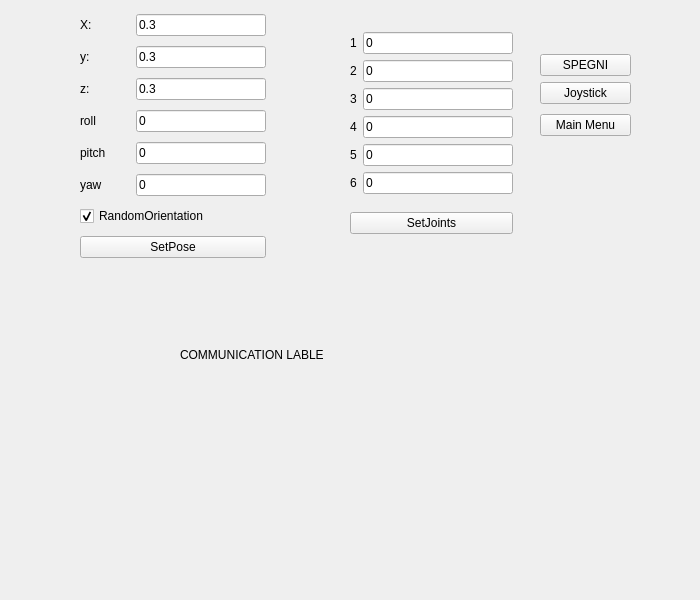
<?xml version="1.0" encoding="UTF-8"?>
<ui version="4.0">
 <class>Form</class>
 <widget class="QWidget" name="Form">
  <property name="geometry">
   <rect>
    <x>0</x>
    <y>0</y>
    <width>700</width>
    <height>600</height>
   </rect>
  </property>
  <property name="minimumSize">
   <size>
    <width>30</width>
    <height>0</height>
   </size>
  </property>
  <property name="windowTitle">
   <string>Manual_pose</string>
  </property>
  <widget class="QLabel" name="l_comunicazione">
   <property name="geometry">
    <rect>
     <x>180</x>
     <y>340</y>
     <width>241</width>
     <height>30</height>
    </rect>
   </property>
   <property name="maximumSize">
    <size>
     <width>16777215</width>
     <height>30</height>
    </size>
   </property>
   <property name="text">
    <string>COMMUNICATION LABLE</string>
   </property>
  </widget>
  <widget class="QWidget" name="layoutWidget">
   <property name="geometry">
    <rect>
     <x>80</x>
     <y>10</y>
     <width>186</width>
     <height>254</height>
    </rect>
   </property>
   <layout class="QVBoxLayout" name="verticalLayout">
    <item>
     <layout class="QHBoxLayout" name="horizontalLayout_7">
      <item>
       <widget class="QLabel" name="l_comunicazione_2">
        <property name="minimumSize">
         <size>
          <width>50</width>
          <height>0</height>
         </size>
        </property>
        <property name="maximumSize">
         <size>
          <width>16777215</width>
          <height>30</height>
         </size>
        </property>
        <property name="text">
         <string>X:</string>
        </property>
       </widget>
      </item>
      <item>
       <widget class="QLineEdit" name="mpX">
        <property name="text">
         <string>0.3</string>
        </property>
       </widget>
      </item>
     </layout>
    </item>
    <item>
     <layout class="QHBoxLayout" name="horizontalLayout_8">
      <item>
       <widget class="QLabel" name="l_comunicazione_3">
        <property name="minimumSize">
         <size>
          <width>50</width>
          <height>0</height>
         </size>
        </property>
        <property name="maximumSize">
         <size>
          <width>16777215</width>
          <height>30</height>
         </size>
        </property>
        <property name="text">
         <string>y:</string>
        </property>
       </widget>
      </item>
      <item>
       <widget class="QLineEdit" name="mpY">
        <property name="text">
         <string>0.3</string>
        </property>
       </widget>
      </item>
     </layout>
    </item>
    <item>
     <layout class="QHBoxLayout" name="horizontalLayout_9">
      <item>
       <widget class="QLabel" name="l_comunicazione_4">
        <property name="minimumSize">
         <size>
          <width>50</width>
          <height>0</height>
         </size>
        </property>
        <property name="maximumSize">
         <size>
          <width>16777215</width>
          <height>30</height>
         </size>
        </property>
        <property name="text">
         <string>z:</string>
        </property>
       </widget>
      </item>
      <item>
       <widget class="QLineEdit" name="mpZ">
        <property name="text">
         <string>0.3</string>
        </property>
       </widget>
      </item>
     </layout>
    </item>
    <item>
     <layout class="QHBoxLayout" name="horizontalLayout_10">
      <item>
       <widget class="QLabel" name="l_comunicazione_5">
        <property name="minimumSize">
         <size>
          <width>50</width>
          <height>0</height>
         </size>
        </property>
        <property name="maximumSize">
         <size>
          <width>16777215</width>
          <height>30</height>
         </size>
        </property>
        <property name="text">
         <string>roll</string>
        </property>
       </widget>
      </item>
      <item>
       <widget class="QLineEdit" name="mpRoll">
        <property name="text">
         <string>0</string>
        </property>
       </widget>
      </item>
     </layout>
    </item>
    <item>
     <layout class="QHBoxLayout" name="horizontalLayout_11">
      <item>
       <widget class="QLabel" name="l_comunicazione_7">
        <property name="minimumSize">
         <size>
          <width>50</width>
          <height>0</height>
         </size>
        </property>
        <property name="maximumSize">
         <size>
          <width>16777215</width>
          <height>30</height>
         </size>
        </property>
        <property name="text">
         <string>pitch</string>
        </property>
       </widget>
      </item>
      <item>
       <widget class="QLineEdit" name="mpPitch">
        <property name="text">
         <string>0</string>
        </property>
       </widget>
      </item>
     </layout>
    </item>
    <item>
     <layout class="QHBoxLayout" name="horizontalLayout_12">
      <item>
       <widget class="QLabel" name="l_comunicazione_6">
        <property name="minimumSize">
         <size>
          <width>50</width>
          <height>0</height>
         </size>
        </property>
        <property name="maximumSize">
         <size>
          <width>16777215</width>
          <height>30</height>
         </size>
        </property>
        <property name="text">
         <string>yaw</string>
        </property>
       </widget>
      </item>
      <item>
       <widget class="QLineEdit" name="mpYaw">
        <property name="text">
         <string>0</string>
        </property>
       </widget>
      </item>
     </layout>
    </item>
    <item>
     <widget class="QCheckBox" name="checkRandomOrientation">
      <property name="enabled">
       <bool>true</bool>
      </property>
      <property name="text">
       <string>RandomOrientation</string>
      </property>
      <property name="checked">
       <bool>true</bool>
      </property>
      <property name="tristate">
       <bool>false</bool>
      </property>
     </widget>
    </item>
    <item>
     <widget class="QPushButton" name="pb_esegui">
      <property name="text">
       <string>SetPose</string>
      </property>
     </widget>
    </item>
   </layout>
  </widget>
  <widget class="QWidget" name="layoutWidget">
   <property name="geometry">
    <rect>
     <x>350</x>
     <y>20</y>
     <width>163</width>
     <height>227</height>
    </rect>
   </property>
   <layout class="QVBoxLayout" name="verticalLayout_5">
    <item>
     <layout class="QVBoxLayout" name="verticalLayout_4">
      <item>
       <layout class="QHBoxLayout" name="horizontalLayout">
        <item>
         <widget class="QLabel" name="l_comunicazione_8">
          <property name="maximumSize">
           <size>
            <width>16777215</width>
            <height>30</height>
           </size>
          </property>
          <property name="text">
           <string>1</string>
          </property>
         </widget>
        </item>
        <item>
         <widget class="QLineEdit" name="mpJ_1">
          <property name="text">
           <string>0</string>
          </property>
         </widget>
        </item>
       </layout>
      </item>
      <item>
       <layout class="QHBoxLayout" name="horizontalLayout_2">
        <item>
         <widget class="QLabel" name="l_comunicazione_9">
          <property name="maximumSize">
           <size>
            <width>16777215</width>
            <height>30</height>
           </size>
          </property>
          <property name="text">
           <string>2</string>
          </property>
         </widget>
        </item>
        <item>
         <widget class="QLineEdit" name="mpJ_2">
          <property name="text">
           <string>0</string>
          </property>
         </widget>
        </item>
       </layout>
      </item>
      <item>
       <layout class="QHBoxLayout" name="horizontalLayout_3">
        <item>
         <widget class="QLabel" name="l_comunicazione_10">
          <property name="maximumSize">
           <size>
            <width>16777215</width>
            <height>30</height>
           </size>
          </property>
          <property name="text">
           <string>3</string>
          </property>
         </widget>
        </item>
        <item>
         <widget class="QLineEdit" name="mpJ_3">
          <property name="text">
           <string>0</string>
          </property>
         </widget>
        </item>
       </layout>
      </item>
      <item>
       <layout class="QHBoxLayout" name="horizontalLayout_4">
        <item>
         <widget class="QLabel" name="l_comunicazione_11">
          <property name="maximumSize">
           <size>
            <width>16777215</width>
            <height>30</height>
           </size>
          </property>
          <property name="text">
           <string>4</string>
          </property>
         </widget>
        </item>
        <item>
         <widget class="QLineEdit" name="mpJ_4">
          <property name="text">
           <string>0</string>
          </property>
         </widget>
        </item>
       </layout>
      </item>
      <item>
       <layout class="QHBoxLayout" name="horizontalLayout_5">
        <item>
         <widget class="QLabel" name="l_comunicazione_12">
          <property name="maximumSize">
           <size>
            <width>16777215</width>
            <height>30</height>
           </size>
          </property>
          <property name="text">
           <string>5</string>
          </property>
         </widget>
        </item>
        <item>
         <widget class="QLineEdit" name="mpJ_5">
          <property name="text">
           <string>0</string>
          </property>
         </widget>
        </item>
       </layout>
      </item>
      <item>
       <layout class="QHBoxLayout" name="horizontalLayout_6">
        <item>
         <widget class="QLabel" name="l_comunicazione_13">
          <property name="maximumSize">
           <size>
            <width>16777215</width>
            <height>30</height>
           </size>
          </property>
          <property name="text">
           <string>6</string>
          </property>
         </widget>
        </item>
        <item>
         <widget class="QLineEdit" name="mpJ_6">
          <property name="text">
           <string>0</string>
          </property>
         </widget>
        </item>
       </layout>
      </item>
     </layout>
    </item>
    <item>
     <widget class="QPushButton" name="pb_setJoints">
      <property name="text">
       <string>SetJoints</string>
      </property>
     </widget>
    </item>
   </layout>
  </widget>
  <widget class="QWidget" name="layoutWidget">
   <property name="geometry">
    <rect>
     <x>540</x>
     <y>50</y>
     <width>91</width>
     <height>91</height>
    </rect>
   </property>
   <layout class="QVBoxLayout" name="verticalLayout_3">
    <item>
     <layout class="QVBoxLayout" name="verticalLayout_2">
      <item>
       <widget class="QPushButton" name="pushButton">
        <property name="text">
         <string>SPEGNI</string>
        </property>
       </widget>
      </item>
      <item>
       <widget class="QPushButton" name="pB_mpToJoy">
        <property name="text">
         <string>Joystick</string>
        </property>
       </widget>
      </item>
     </layout>
    </item>
    <item>
     <widget class="QPushButton" name="pushButton_2">
      <property name="text">
       <string>Main Menu</string>
      </property>
     </widget>
    </item>
   </layout>
  </widget>
 </widget>
 <resources/>
 <connections>
  <connection>
   <sender>pb_esegui</sender>
   <signal>clicked()</signal>
   <receiver>Form</receiver>
   <slot>pB_esegui()</slot>
   <hints>
    <hint type="sourcelabel">
     <x>205</x>
     <y>262</y>
    </hint>
    <hint type="destinationlabel">
     <x>499</x>
     <y>274</y>
    </hint>
   </hints>
  </connection>
  <connection>
   <sender>pushButton</sender>
   <signal>clicked()</signal>
   <receiver>Form</receiver>
   <slot>spegni_console()</slot>
   <hints>
    <hint type="sourcelabel">
     <x>621</x>
     <y>76</y>
    </hint>
    <hint type="destinationlabel">
     <x>638</x>
     <y>213</y>
    </hint>
   </hints>
  </connection>
  <connection>
   <sender>pb_setJoints</sender>
   <signal>clicked()</signal>
   <receiver>Form</receiver>
   <slot>pB_setJoints()</slot>
   <hints>
    <hint type="sourcelabel">
     <x>414</x>
     <y>245</y>
    </hint>
    <hint type="destinationlabel">
     <x>488</x>
     <y>341</y>
    </hint>
   </hints>
  </connection>
  <connection>
   <sender>pB_mpToJoy</sender>
   <signal>clicked()</signal>
   <receiver>Form</receiver>
   <slot>goToJoystick()</slot>
   <hints>
    <hint type="sourcelabel">
     <x>557</x>
     <y>94</y>
    </hint>
    <hint type="destinationlabel">
     <x>571</x>
     <y>144</y>
    </hint>
   </hints>
  </connection>
  <connection>
   <sender>pushButton_2</sender>
   <signal>clicked()</signal>
   <receiver>Form</receiver>
   <slot>goToMainMenu()</slot>
   <hints>
    <hint type="sourcelabel">
     <x>551</x>
     <y>128</y>
    </hint>
    <hint type="destinationlabel">
     <x>544</x>
     <y>198</y>
    </hint>
   </hints>
  </connection>
 </connections>
 <slots>
  <slot>prova()</slot>
  <slot>pub()</slot>
  <slot>service()</slot>
  <slot>pB_esegui()</slot>
  <slot>spegni_console()</slot>
  <slot>fRandomOrientationcheck()</slot>
  <slot>pB_setJoints()</slot>
  <slot>goToJoystick()</slot>
  <slot>goToMainMenu()</slot>
 </slots>
</ui>
